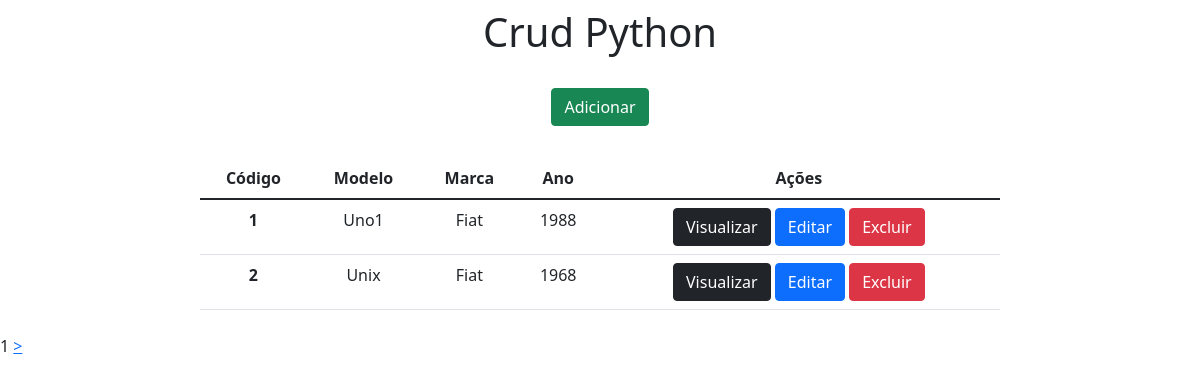
The app's page /, older data.
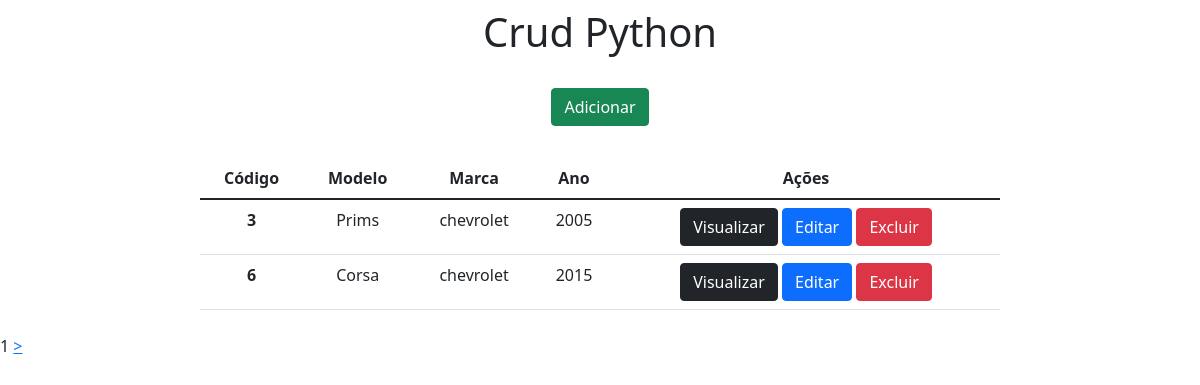
The same page, newer data.
### app/models.py (models this page shows)
class Carros(models.Model):
    modelo = models.CharField(max_length=150)
    marca = models.CharField(max_length=100)
    ano = models.IntegerField()

### app/views.py (the view)
# urls.py: 2. Add a URL to urlpatterns:  path('', views.home, name='home')
def home(request):
    data = {}
    all = Carros.objects.all()
    paginator = Paginator(all, 2)
    pages = request.GET.get('page')
    data['db'] = paginator.get_page(pages)
    return render(request, 'index.html', data)

### app/templates/index.html (shortened to what this page needs)
<!DOCTYPE html>
<html lang="pt-br">
<head>
    <link href="https://cdn.jsdelivr.net/npm/bootstrap@5.1.1/dist/css/bootstrap.min.css" rel="stylesheet">
</head>
<body>
    <div class="col-8 m-auto pt-2 pb-2 text-center">
        <h1>Crud Python</h1>
    </div>
     <div class="col-8 m-auto pt-3 pb-2 text-center">
        <a href="/form" class="btn btn-success">Adicionar</a>
    </div>
     <div class="col-8 m-auto pt-4 pb-2 text-center">
        <table class="table">
            <thead class="thead-dark">
                <tr>
                  <th scope="col">Código</th>
                  <th scope="col">Modelo</th>
                  <th scope="col">Marca</th>
                  <th scope="col">Ano</th>
                  <th scope="col">Ações</th>
                </tr>
            </thead>
              <tbody>
              {%for dbs in db%}
               <tr>
                  <th> {{dbs.id}}</th>
                  <td>{{dbs.modelo}}</td>
                  <td>{{dbs.marca}}</td>
                  <td>{{dbs.ano}}</td>
                  <td>
                    <a href="/view/{{dbs.id}}" class=" btn btn-dark">Visualizar</a>
                    <a href="/edit/{{dbs.id}}" class=" btn btn-primary">Editar</a>
                    <a href="/delete/{{dbs.id}}" class=" btn btn-danger btnDel">Excluir</a>
                  </td>
                </tr>
              {%endfor %}
            </table>
    </div>
    <div class="'pagination">
        {{db.number}}
         {% if db.has_next %}
        <a href="?page={{db.next_page_number}}"> > </a>
        {% endif %}
    </div>
    {% load static %}
</body>
</html>

Row changes from the older to the newer data that the page shows:
removed Carros: id "1", modelo "Uno1", marca "Fiat", ano "1988"
removed Carros: id "2", modelo "Unix", marca "Fiat", ano "1968"
now on this page (row unchanged): Carros: id "3", modelo "Prims", marca "chevrolet", ano "2005"
now on this page (row unchanged): Carros: id "6", modelo "Corsa", marca "chevrolet", ano "2015"
